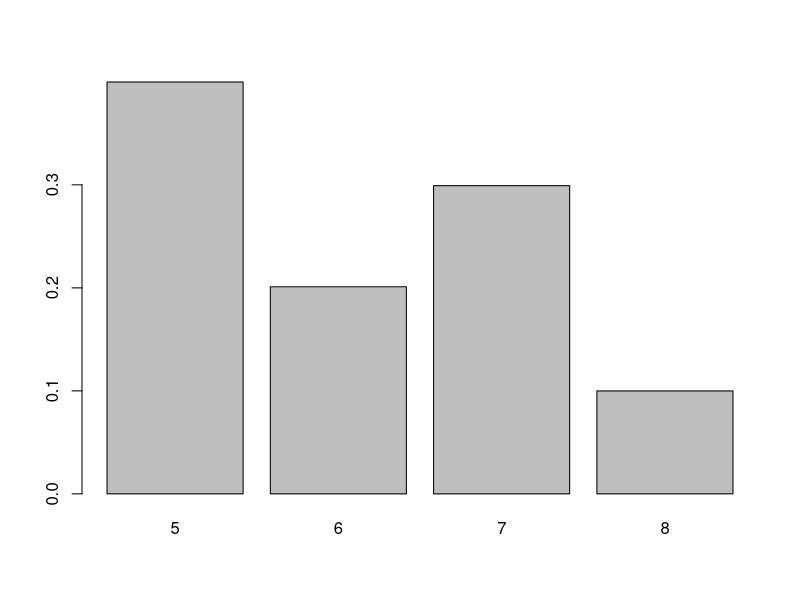
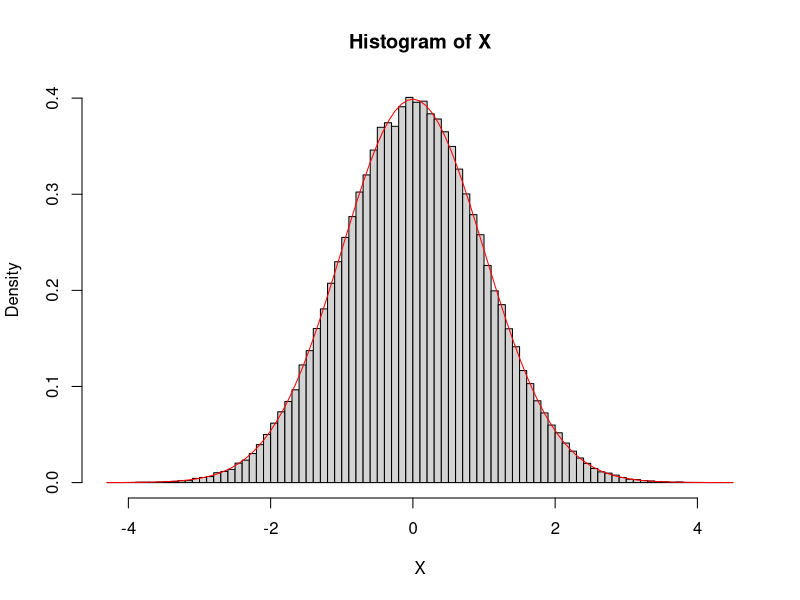

R code for these plots, in order:
## ---- chunk 1
n <- 10e4
U <- runif(n)
X <- 5 * (U <= 0.4) + 6 * (0.4 < U & U <= 0.6) + 7 * (0.6 < U & U <= 0.9) + 8 * (0.9 < U)
barplot(table(X)/n)
## ---- chunk 2
BM <- function(n) {
  U1 <- runif(n)
  U2 <- runif(n)
  X1 <- sqrt(-2 * log(U1)) * cos(2 * pi * U2)
  X2 <- sqrt(-2 * log(U1)) * sin(2 * pi * U2)
  return(c(X1, X2))
}

n <- 10e4
X <- BM(n)

hist(X, breaks = 100, freq = FALSE)
curve(dnorm(x), add = TRUE, col = "red")
